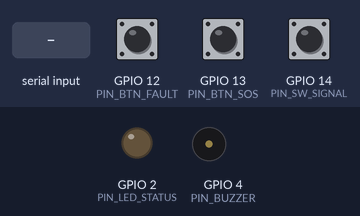
The sketch below on a simulated ESP32. Parts: output pins drawn as LEDs (lit = HIGH), buzzer (waves = sounding). Inputs (shaded band) come from the test bench; at power-on: GPIO 12 (PIN_BTN_FAULT) HIGH, GPIO 13 (PIN_BTN_SOS) HIGH, GPIO 14 (PIN_SW_SIGNAL) HIGH. WiFi joins after 1.5 s; servers stay silent unless stated; uploads are accepted with an empty reply; what the sketch prints to the serial monitor is not drawn.

Above: at 3.5 s.
3.6 s: GPIO 12 (PIN_BTN_FAULT) pulled LOW for 0.15 s
At 3.82 s:
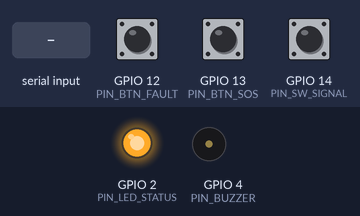
6.6 s: GPIO 13 (PIN_BTN_SOS) pulled LOW for 3.2 s
At 6.78 s:
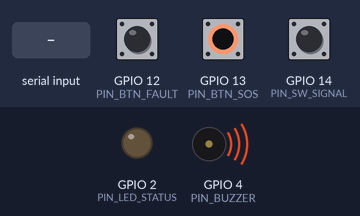
11.3 s: "F" received over Serial
At 12.1 s:
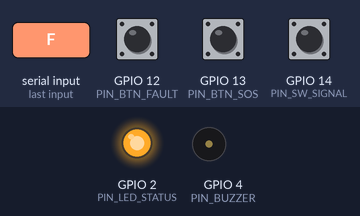
14.3 s: "S" received over Serial
At 15.1 s:
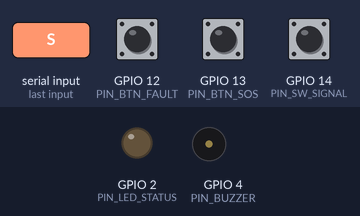
16.1 s: GPIO 12 (PIN_BTN_FAULT) pulled LOW for 3.2 s
At 17.51 s:
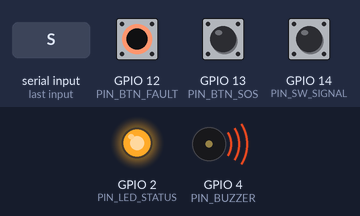
Timing chart, 0 to 24.8 s (numbered marks = the images above; inputs shaded):
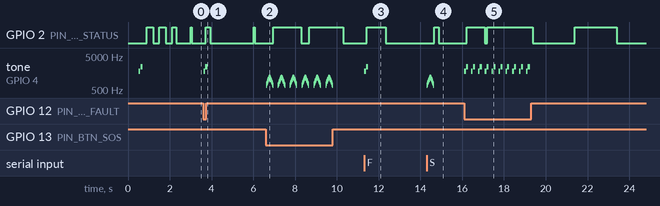

Measured:
- after the input at 3.6 s, tone on GPIO 4 (PIN_BUZZER): silent → 1800 Hz at once, → silent 0.08 s later, → 2400 Hz 0.01 s later, → silent 0.10 s later
- after the input at 6.6 s, tone on GPIO 4 (PIN_BUZZER): plays 700 Hz for 0.02 s, 750 Hz for 0.02 s, 800 Hz for 0.02 s, 850 Hz for 0.02 s, 900 Hz for 0.02 s, 950 Hz for 0.02 s … (126 notes in this stretch), starting at once
- after the input at 11.3 s, GPIO 2 (PIN_LED_STATUS): LOW → HIGH after 0.12 s instead of 1.0 s; tone on GPIO 4 (PIN_BUZZER): silent → 1800 Hz at once, → silent 0.08 s later, → 2400 Hz 0.01 s later, → silent 0.10 s later
- after the input at 14.3 s, GPIO 2 (PIN_LED_STATUS): LOW → HIGH after 0.35 s instead of 0.05 s; tone on GPIO 4 (PIN_BUZZER): plays 700 Hz for 0.02 s, 750 Hz for 0.02 s, 800 Hz for 0.02 s, 850 Hz for 0.02 s, 900 Hz for 0.02 s, 950 Hz for 0.02 s … (21 notes in this stretch), starting at once
- after the input at 16.1 s, tone on GPIO 4 (PIN_BUZZER): silent → 1800 Hz at once, then repeats every 0.33 s: silent 0.01 s, 2400 Hz 0.10 s, silent 0.14 s, 1800 Hz 0.08 s, until it stays silent from 19.2 s

The sketch:

esp32_firmware.ino
```cpp
/*
 * Logistics Resilience Network (LRN) - ESP32 Hardware SOS & Vehicle Telemetry Firmware
 * Target: ESP32 DevKit V1 / ESP32-WROOM-32 / TTGO T-Beam (with LoRa SX1276)
 *
 * Hardware Schematic:
 *   - GPIO 13 : Tactical Pushbutton - Emergency SOS (Internal Pullup, Active LOW)
 *   - GPIO 12 : Tactical Pushbutton - Vehicle Fault (Internal Pullup, Active LOW)
 *   - GPIO 14 : SPST Toggle Switch  - Network/Satellite Selector (LOW = NO_SIGNAL / Satellite Fallback)
 *   - GPIO 2  : Status LED (Heartbeat / Transmission indicator)
 *   - GPIO 4  : Piezo Buzzer (Emergency Siren PWM)
 *   - UART2 (GPIO 16/17): Optional SX1276 LoRa transceiver interface
 *
 * Payload Transmission:
 *   HTTP POST to http://<LRN_SERVER_IP>:8000/disruptions
 *   Fallback: Encoded Serial stream over UART (115200 baud)
 */

#include <WiFi.h>
#include <HTTPClient.h>
#include <ArduinoJson.h> // ArduinoJson v6 or v7

// ==========================================
// CONFIGURATION & CREDENTIALS
// ==========================================
const char* WIFI_SSID     = "LRN-Mobile-Hotspot";
const char* WIFI_PASS     = "ResilienceSecure2026";
const char* LRN_SERVER_URL = "http://192.168.1.100:8000/disruptions";
const char* VEHICLE_ID    = "V23";

// Pinout Definitions
const int PIN_BTN_SOS      = 13;
const int PIN_BTN_FAULT    = 12;
const int PIN_SW_SIGNAL    = 14;
const int PIN_LED_STATUS   = 2;
const int PIN_BUZZER       = 4;

// Debounce & State Tracking
unsigned long lastDebounceTimeSOS   = 0;
unsigned long lastDebounceTimeFault = 0;
const unsigned long DEBOUNCE_DELAY  = 250; // ms
unsigned long lastHeartbeat         = 0;
bool emergencyStateActive           = false;

void playEmergencySiren() {
  for (int hz = 700; hz <= 1200; hz += 50) {
    tone(PIN_BUZZER, hz, 15);
    delay(15);
  }
  for (int hz = 1200; hz >= 700; hz -= 50) {
    tone(PIN_BUZZER, hz, 15);
    delay(15);
  }
  noTone(PIN_BUZZER);
}

void playChirp() {
  tone(PIN_BUZZER, 1800, 80);
  delay(90);
  tone(PIN_BUZZER, 2400, 100);
}

void setup() {
  Serial.begin(115200);
  delay(500);

  Serial.println(F("\n======================================================="));
  Serial.println(F("  Logistics Resilience Network (LRN) - ESP32 Terminal  "));
  Serial.println(F("  Asset ID: V23 | Firmware: v3.2-LoRa-Sat              "));
  Serial.println(F("======================================================="));

  pinMode(PIN_BTN_SOS, INPUT_PULLUP);
  pinMode(PIN_BTN_FAULT, INPUT_PULLUP);
  pinMode(PIN_SW_SIGNAL, INPUT_PULLUP);
  pinMode(PIN_LED_STATUS, OUTPUT);
  pinMode(PIN_BUZZER, OUTPUT);

  digitalWrite(PIN_LED_STATUS, LOW);
  noTone(PIN_BUZZER);

  // Startup chirp
  playChirp();

  // Attempt Wi-Fi Connection
  Serial.print(F("[WiFi] Connecting to: "));
  Serial.println(WIFI_SSID);
  WiFi.mode(WIFI_STA);
  WiFi.begin(WIFI_SSID, WIFI_PASS);

  int attempts = 0;
  while (WiFi.status() != WL_CONNECTED && attempts < 15) {
    delay(300);
    digitalWrite(PIN_LED_STATUS, !digitalRead(PIN_LED_STATUS));
    Serial.print(F("."));
    attempts++;
  }

  if (WiFi.status() == WL_CONNECTED) {
    Serial.println(F("\n[WiFi] Connected successfully!"));
    Serial.print(F("[WiFi] Assigned IP: "));
    Serial.println(WiFi.localIP());
    digitalWrite(PIN_LED_STATUS, HIGH);
    delay(200);
    digitalWrite(PIN_LED_STATUS, LOW);
  } else {
    Serial.println(F("\n[WiFi] AP not reachable. Operating in Autonomous LoRa / Serial Fallback Mode."));
  }
}

bool transmitTelemetryPacket(const char* eventType, const char* priority, const char* reason) {
  // Read signal toggle switch (LOW = No Signal / Forced Satellite Fallback)
  bool switchNoSignal = (digitalRead(PIN_SW_SIGNAL) == LOW);
  const char* signalStatus = switchNoSignal ? "NO_SIGNAL" : (WiFi.status() == WL_CONNECTED ? "CONNECTED_4G" : "DEGRADED_CELLULAR");
  const char* sourceChannel = switchNoSignal ? "LoRa/Satellite" : (WiFi.status() == WL_CONNECTED ? "Wi-Fi/4G-LTE" : "LoRa/Satellite");

  // Construct JSON packet exactly matching LRN schema
  StaticJsonDocument<384> doc;
  doc["vehicleID"]    = VEHICLE_ID;
  doc["event"]        = eventType;       // "EMERGENCY_SOS" or "VEHICLE_FAULT"
  doc["signalStatus"] = signalStatus;    // "NO_SIGNAL" or "CONNECTED_4G"
  doc["source"]       = sourceChannel;   // "LoRa/Satellite" or "Wi-Fi/4G-LTE"
  doc["priority"]     = priority;        // "EMERGENCY" or "CRITICAL"
  doc["route"]        = "R05";
  doc["location"]     = "11.0168,76.9558";
  doc["notes"]        = reason;
  doc["timestamp_ms"] = millis();

  String payloadJson;
  serializeJson(doc, payloadJson);

  // Always output to hardware Serial (for local tethering, debug, and LoRa transceiver relay)
  Serial.print(F("[TX_TELEMETRY] "));
  Serial.println(payloadJson);

  // Visual & Audio Indicator
  digitalWrite(PIN_LED_STATUS, HIGH);

  bool delivered = false;

  // If Wi-Fi is available and signal toggle allows it, send HTTP POST
  if (WiFi.status() == WL_CONNECTED && !switchNoSignal) {
    HTTPClient http;
    http.begin(LRN_SERVER_URL);
    http.addHeader("Content-Type", "application/json");

    int httpCode = http.POST(payloadJson);
    if (httpCode > 0) {
      Serial.printf("[HTTP] Transmitted. Response code: %d\n", httpCode);
      String response = http.getString();
      Serial.printf("[HTTP] Gateway ACK: %s\n", response.c_str());
      delivered = true;
    } else {
      Serial.printf("[HTTP] POST failed, error: %s\n", http.errorToString(httpCode).c_str());
      Serial.println(F("[LoRa] Fallback: Transmitted via SX1276 868MHz Mesh broadcast."));
    }
    http.end();
  } else {
    Serial.println(F("[UPLINK] Cellular/Wi-Fi bypassed. Uplink transmitted via Iridium Satellite / LoRa Mesh Channel."));
    delivered = true; // Telemetry delivered via LoRa/Satellite
  }

  digitalWrite(PIN_LED_STATUS, emergencyStateActive ? HIGH : LOW);
  return delivered;
}

void loop() {
  // 1. Read Tactical SOS Button (Active LOW)
  if (digitalRead(PIN_BTN_SOS) == LOW) {
    if ((millis() - lastDebounceTimeSOS) > DEBOUNCE_DELAY) {
      lastDebounceTimeSOS = millis();
      emergencyStateActive = true;
      Serial.println(F("\n[ALERT] *** TACTICAL SOS BUTTON DEPRESSED ***"));
      playEmergencySiren();
      transmitTelemetryPacket("EMERGENCY_SOS", "EMERGENCY", "Driver SOS Button Activated - Immediate Fleet Response Requested");
    }
  }

  // 2. Read Vehicle Fault Button (Active LOW)
  if (digitalRead(PIN_BTN_FAULT) == LOW) {
    if ((millis() - lastDebounceTimeFault) > DEBOUNCE_DELAY) {
      lastDebounceTimeFault = millis();
      Serial.println(F("\n[ALERT] *** VEHICLE FAULT BUTTON PRESSED ***"));
      playChirp();
      transmitTelemetryPacket("VEHICLE_FAULT", "EMERGENCY", "Powertrain Overheat / Mechanical Breakdown Detected");
    }
  }

  // 3. Status Heartbeat Indicator
  if (emergencyStateActive) {
    // Pulse siren intermittently during emergency state
    if (millis() - lastHeartbeat > 2000) {
      lastHeartbeat = millis();
      digitalWrite(PIN_LED_STATUS, !digitalRead(PIN_LED_STATUS));
    }
  } else {
    // Standard heartbeat blink every 3 seconds
    if (millis() - lastHeartbeat > 3000) {
      lastHeartbeat = millis();
      digitalWrite(PIN_LED_STATUS, HIGH);
      delay(40);
      digitalWrite(PIN_LED_STATUS, LOW);
    }
  }

  // 4. Handle incoming Serial test commands (for interactive bench testing)
  if (Serial.available() > 0) {
    char cmd = Serial.read();
    if (cmd == 'S' || cmd == 's') {
      Serial.println(F("[CMD] Simulating Hardware SOS via Serial"));
      playEmergencySiren();
      transmitTelemetryPacket("EMERGENCY_SOS", "EMERGENCY", "Serial Triggered SOS");
    } else if (cmd == 'F' || cmd == 'f') {
      Serial.println(F("[CMD] Simulating Vehicle Fault via Serial"));
      playChirp();
      transmitTelemetryPacket("VEHICLE_FAULT", "EMERGENCY", "Serial Triggered Fault");
    } else if (cmd == 'C' || cmd == 'c') {
      emergencyStateActive = false;
      digitalWrite(PIN_LED_STATUS, LOW);
      noTone(PIN_BUZZER);
      Serial.println(F("[CMD] Emergency State Cleared."));
    }
  }

  delay(20);
}
```
